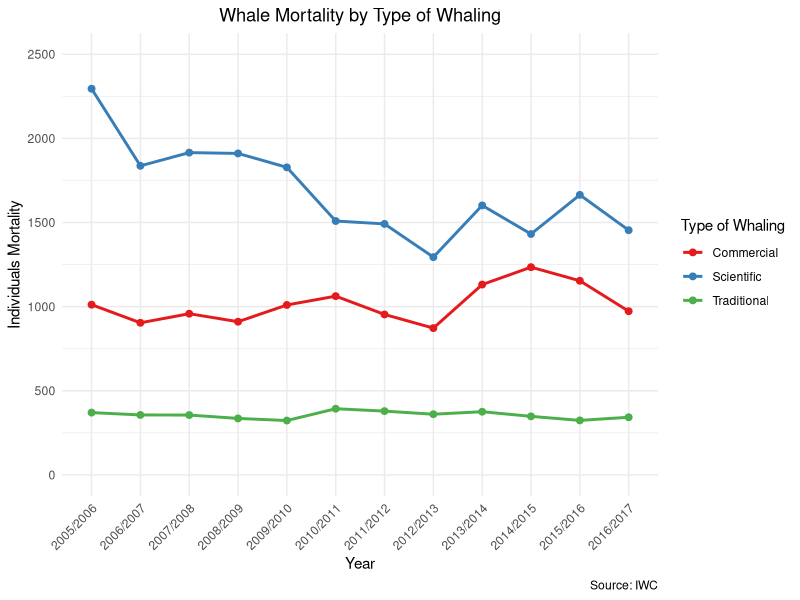

This chart was generated by the following R code: (Note: this script raises an error after producing the figure.)
## ---- chunk 1
library(tidyverse)
library(ggthemes)
## ---- chunk 2
getwd()
Whaling <- read_csv("../../Reconstruction Assignment/Data/Whaling.csv")
View(Whaling)
## ---- chunk 3
# Load necessary libraries
library(ggplot2)
library(dplyr)

# Create the dataframe from data
data <- data.frame(
  Year = c("2005/2006", "2006/2007", "2007/2008", "2008/2009", "2009/2010", 
           "2010/2011", "2011/2012", "2012/2013", "2013/2014", "2014/2015", 
           "2015/2016", "2016/2017"),
  Traditional = c(370.2644248, 356.2728879, 355.607648, 335.5912279, 323.0344189, 
                  393.2200695, 379.0281494, 360.5819389, 375.4910201, 347.8803185, 
                  323.8298673, 342.5012047),
  Commercial = c(1011.635614, 903.9085279, 957.9556204, 910.3982678, 1009.914914, 
                 1062.396665, 953.4867496, 872.3842685, 1131.191396, 1234.52222, 
                 1153.706116, 972.925141),
  Scientific = c(2295.065137, 1836.919071, 1915.443342, 1910.548352, 1827.760462, 
                 1508.887037, 1491.597695, 1294.220201, 1601.640952, 1431.461224, 
                 1664.240028, 1454.291933)
)

# Melt the data for plotting
data_long <- data %>%
  pivot_longer(cols = c("Traditional", "Commercial", "Scientific"), 
               names_to = "Type", 
               values_to = "Mortality")

# Preview the data
print(data_long)
## ---- chunk 4
# Create a line graph
ggplot(data_long, aes(x = Year, y = Mortality, color = Type, group = Type)) +
  geom_line(size = 1) +
  geom_point(size = 2) +
  labs(
    title = "Whale Mortality by Type of Whaling",
    x = "Year",
    y = "Individuals Mortality",
    color = "Type of Whaling",
    caption = "Source: IWC"
  ) +
  theme_minimal() +
  scale_color_brewer(palette = "Set1") +
  theme(
    axis.text.x = element_text(angle = 45, hjust = 1),
    plot.title = element_text(hjust = 0.5),  # Center the title
    axis.title.x = element_text(hjust = 0.5),  # Center the x-axis label
    axis.title.y = element_text(hjust = 0.5),   # Center the y-axis label
  ) +
  scale_y_continuous(
    limits = c(0, 2500),  # Set Y-axis from 0 to 2500 by creating a vector
    breaks = seq(0, 2500, 500)  # Define breaks every 500 units for better readability
  )
## ---- chunk 5
# Load necessary libraries
library(ggplot2)
library(dplyr)

# Create the dataframe from data
data <- data.frame(
  Year = c("2005/2006", "2006/2007", "2007/2008", "2008/2009", "2009/2010", 
           "2010/2011", "2011/2012", "2012/2013", "2013/2014", "2014/2015", 
           "2015/2016", "2016/2017"),
  Traditional = c(370.2644248, 356.2728879, 355.607648, 335.5912279, 323.0344189, 
                  393.2200695, 379.0281494, 360.5819389, 375.4910201, 347.8803185, 
                  323.8298673, 342.5012047),
  Commercial = c(1011.635614, 903.9085279, 957.9556204, 910.3982678, 1009.914914, 
                 1062.396665, 953.4867496, 872.3842685, 1131.191396, 1234.52222, 
                 1153.706116, 972.925141),
  Scientific = c(2295.065137, 1836.919071, 1915.443342, 1910.548352, 1827.760462, 
                 1508.887037, 1491.597695, 1294.220201, 1601.640952, 1431.461224, 
                 1664.240028, 1454.291933)
)

# Melt the data for plotting
data_long <- data %>%
  pivot_longer(cols = c("Traditional", "Denmark", "Commercial", "Scientific"), 
               names_to = "Type", 
               values_to = "Mortality")

# Preview the data
print(data_long)
## ---- chunk 6

# Create a line graph
ggplot(data_long, aes(x = Year, y = Mortality, color = Type, group = Type)) +
  geom_line(size = 1) +
  geom_point(size = 2) +
  labs(
    title = "Whale Mortality by Type of Whaling",
    x = "Year",
    y = "Individuals Mortality",
    color = "Type of Whaling",
    caption = "Source: IWC"
  ) +
  theme_minimal() +
  scale_color_brewer(palette = "Set1") +
  theme(
    axis.text.x = element_text(angle = 45, hjust = 1),
    plot.title = element_text(hjust = 0.5),  # Center the title
    axis.title.x = element_text(hjust = 0.5),  # Center the x-axis label
    axis.title.y = element_text(hjust = 0.5)   # Center the y-axis label
  )
